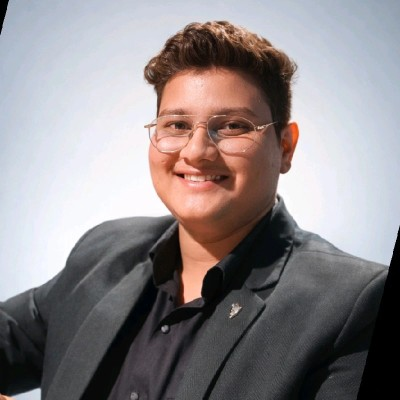
#> input picture tools/photo/source.jpg, 400 x 400 px, found by its file name
$ python enhance.py tools/photo/source.jpg
#> lines starting #> are read from the running program, lines starting #| are printed output that depends on the picture; after the words box and inside, x2 and y2 are one past the last pixel; in counts of white or black regions, pixels touching at a corner belong together
"""
Photo pipeline for the portfolio.

    python tools/photo/enhance.py tools/photo/source.jpg

Needs: pip install pillow numpy rembg onnxruntime
(On Windows install into a venv at a SHORT path, e.g. C:\\pv — onnxruntime's
files exceed the 260-char path limit inside deep folders.)

Produces
  public/profile.jpg           enhanced photo, original backdrop, corner vignette
  public/profile-cutout.webp   transparent subject for the 3D hero portrait
  tools/resume/photo.jpg       headshot crop for the résumé (no matte edges)

Steps: 3x Lanczos upscale + two-pass unsharp mask, teal-shadow grade, rembg
(u2net_human_seg) background removal with the alpha pulled inward so the
low-res matte edge never shows, and the LinkedIn export's black rotated-crop
corner wedges treated as background.
"""
import sys
from pathlib import Path

import numpy as np
from PIL import Image, ImageEnhance, ImageFilter

ROOT = Path(__file__).resolve().parents[2]
SRC = Path(sys.argv[1]) if len(sys.argv) > 1 else Path(__file__).with_name("source.jpg")
PUBLIC = ROOT / "public"
RESUME_PHOTO = ROOT / "tools" / "resume" / "photo.jpg"

SIZE = 1200


def upscale_and_sharpen(img: Image.Image) -> Image.Image:
    img = img.convert("RGB").resize((SIZE, SIZE), Image.LANCZOS)
    img = img.filter(ImageFilter.UnsharpMask(radius=1.4, percent=110, threshold=2))
    img = img.filter(ImageFilter.UnsharpMask(radius=4.0, percent=35, threshold=4))
    return img


def grade(img: Image.Image, teal: bool = True) -> Image.Image:
    """Gentle S-curve; optional teal shadow split-tone that stays natural on skin."""
#> called with teal = True
    arr = np.asarray(img).astype(np.float32) / 255.0
    if teal:
        luma = 0.2126 * arr[..., 0] + 0.7152 * arr[..., 1] + 0.0722 * arr[..., 2]
        shadow_w = np.clip(1.0 - luma * 1.6, 0.0, 1.0)[..., None]
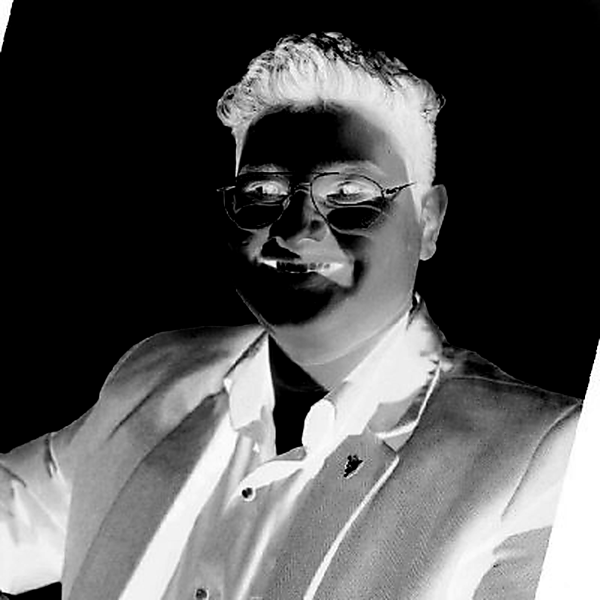
#> shadow_w: shape (1200, 1200, 1) float32 (shown at 1/2 size); min 0, max 1, mean 0.314
        arr = np.clip(arr + shadow_w * np.array([-0.035, 0.012, 0.045], dtype=np.float32), 0.0, 1.0)
    arr = np.clip((arr - 0.5) * 1.08 + 0.5, 0.0, 1.0)
    out = Image.fromarray((arr * 255).astype(np.uint8))
    return ImageEnhance.Color(out).enhance(0.94)


def vignette(img: Image.Image, strength: float = 0.28) -> Image.Image:
#> called with strength = 0.28
    w, h = img.size
#> w = 1200; h = 1200
    y, x = np.mgrid[0:h, 0:w].astype(np.float32)
    r = np.sqrt(((x - w / 2) / (w / 2)) ** 2 + ((y - h / 2) / (h / 2)) ** 2)
    mask = np.clip(1.0 - strength * np.clip(r - 0.55, 0, 1) ** 1.6 * 2.2, 0.0, 1.0)
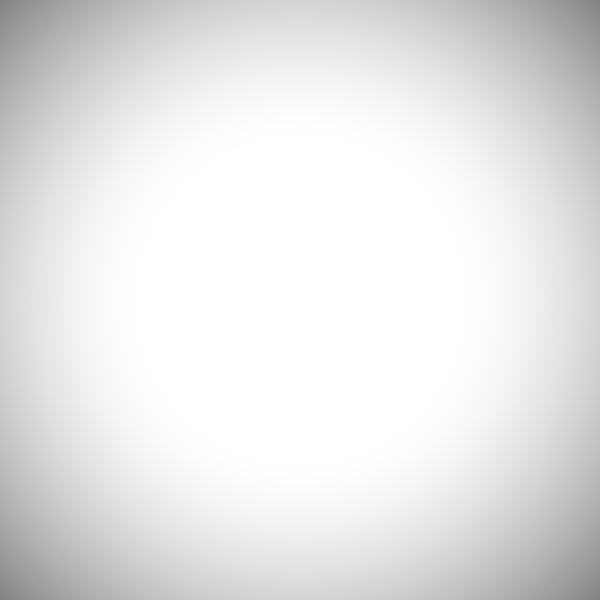
#> mask: shape (1200, 1200) float32 (shown at 1/2 size); min 0.512, max 1, mean 0.904
    arr = np.asarray(img).astype(np.float32) * mask[..., None]
    return Image.fromarray(np.clip(arr, 0, 255).astype(np.uint8))


def wedge_and_backdrop_mask(img: Image.Image) -> Image.Image:
    """Alpha that removes the light backdrop and black corner wedges connected to the frame edge."""
    small = img.resize((300, 300), Image.LANCZOS)
    arr = np.asarray(small).astype(np.float32) / 255.0
#> arr: shape (300, 300, 3) float32
    mx, mn = arr.max(axis=2), arr.min(axis=2)
    sat = np.where(mx > 0, (mx - mn) / np.maximum(mx, 1e-6), 0)
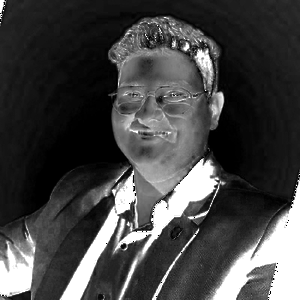
#> sat: shape (300, 300) float32; min 0, max 1, mean 0.27
    luma = 0.2126 * arr[..., 0] + 0.7152 * arr[..., 1] + 0.0722 * arr[..., 2]
#> luma: shape (300, 300) float32
    cand = ((luma > 0.52) & (sat < 0.24)) | (mx < 0.09)
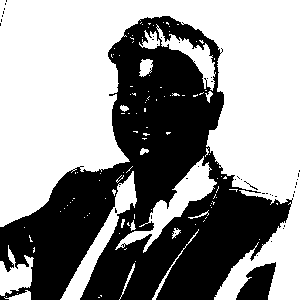
#> cand: shape (300, 300) bool; 57.5% white; 43 black regions (41 under 20 px), largest, box (x1, y1, x2, y2) and area: (0, 16, 293, 300) 37203, (236, 262, 276, 300) 935

    h, w = cand.shape
#> h = 300; w = 300
    bg = np.zeros_like(cand)
    stack = [(y, x) for y in range(h) for x in (0, w - 1) if cand[y, x]]
#> stack = 556 pairs, first value 0 to 299, second value 0 to 299
    stack += [(y, x) for x in range(w) for y in (0, h - 1) if cand[y, x]]
#> stack = 956 pairs, first value 0 to 299, second value 0 to 299
    for y, x in stack:
        bg[y, x] = True
#> this loop made 956 passes
#> (y, x) on passes 1 to 3: (0, 0), (0, 299), (1, 0)
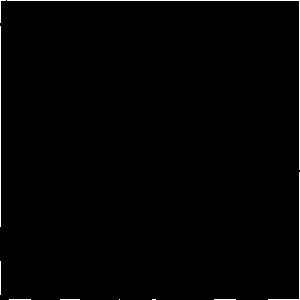
#> bg: shape (300, 300) bool; 1.1% white in thin lines or dots
    while stack:
        y, x = stack.pop()
        for ny, nx in ((y - 1, x), (y + 1, x), (y, x - 1), (y, x + 1)):
            if 0 <= ny < h and 0 <= nx < w and cand[ny, nx] and not bg[ny, nx]:
                bg[ny, nx] = True
                stack.append((ny, nx))
#> this loop made 47380 passes
#> (y, x) on passes 1 to 3: (299, 299), (0, 299), (299, 298)
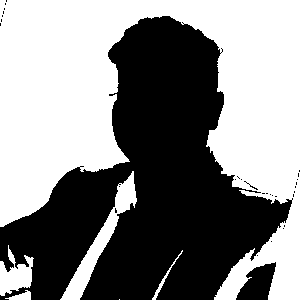
#> bg: shape (300, 300) bool; 52.6% white; 31 black regions (29 under 20 px), largest, box (x1, y1, x2, y2) and area: (0, 16, 293, 300) 41608, (236, 262, 276, 300) 935
#> after the loop, stack = []

    alpha = Image.fromarray(((~bg) * 255).astype(np.uint8)).resize(img.size, Image.BILINEAR)
    return alpha.filter(ImageFilter.MinFilter(7)).filter(ImageFilter.GaussianBlur(2.0))
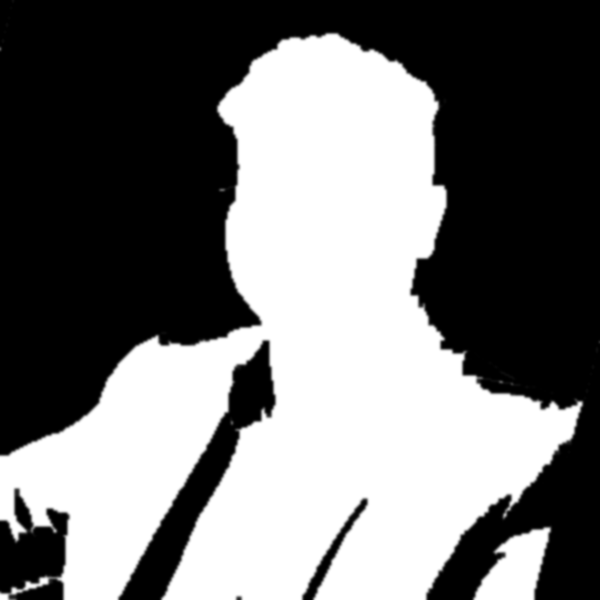
#> returned value: PIL image 1200x1200 L (shown at 1/2 size); min 0, max 255, mean 116


def cutout(img: Image.Image) -> Image.Image:
    fallback = wedge_and_backdrop_mask(img)
    try:
        from rembg import new_session, remove
    except ImportError:
        print("rembg not installed — using flood-fill matte only")
        rgba = img.convert("RGBA")
        rgba.putalpha(fallback)
        return rgba

    rgba = remove(img, session=new_session("u2net_human_seg"), alpha_matting=False).convert("RGBA")
    a = rgba.getchannel("A")
    a = Image.fromarray(np.minimum(np.asarray(a), np.asarray(fallback)))
    # Pull the boundary inward and soften it — hides the ragged matte edge of a 400px source.
    a = a.filter(ImageFilter.MinFilter(9)).filter(ImageFilter.GaussianBlur(2.2))
    rgba.putalpha(a)
    return rgba


def main() -> None:
    PUBLIC.mkdir(exist_ok=True)
    base = upscale_and_sharpen(Image.open(SRC))

    vignette(grade(base)).save(PUBLIC / "profile.jpg", quality=90, optimize=True, subsampling=0)
    print("wrote public/profile.jpg")

    cut = cutout(grade(base))
    cut.save(PUBLIC / "profile-cutout.webp", quality=90, method=6)
    print("wrote public/profile-cutout.webp")

    # Résumé headshot: original backdrop, cropped to head + shoulders so the corner wedges fall outside.
    head = grade(base, teal=False).crop((180, 0, 1020, 840))
    RESUME_PHOTO.parent.mkdir(parents=True, exist_ok=True)
    head.save(RESUME_PHOTO, quality=92, optimize=True, subsampling=0)
    print("wrote tools/resume/photo.jpg")


if __name__ == "__main__":
    main()
#> (the call stopped at in cutout, `rgba = remove(img, session=new_session("u2net_human_seg"), alpha_matti..`: rembg is not available in this run)
